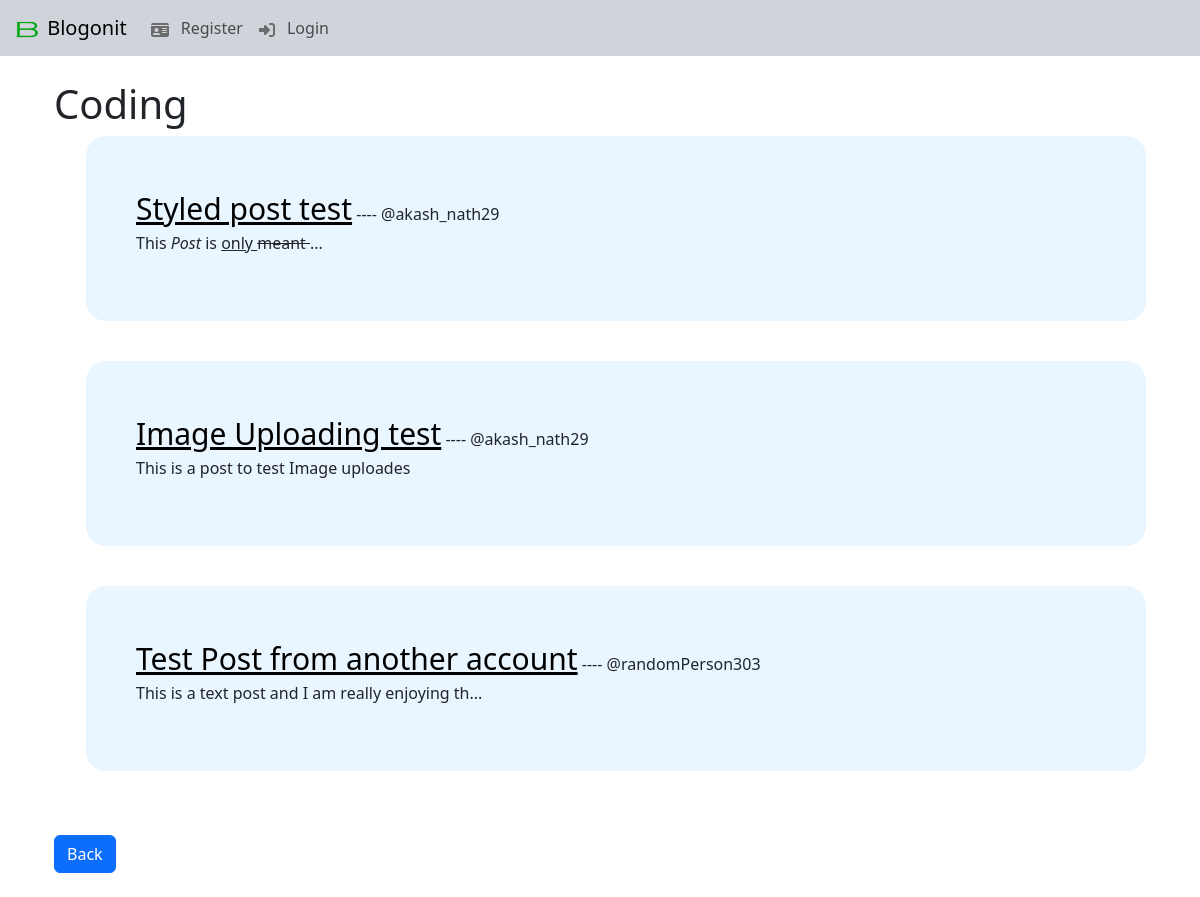
/category/coding/, run on the app's committed database.
### Blogonit/models.py (models this page shows, shortened)
class Post(models.Model):
    title = models.CharField(max_length=255)
    header_image = models.ImageField(null=True, blank=True, upload_to="images/")
    title_tag = models.CharField(max_length=255)
    author = models.ForeignKey(User, on_delete=models.CASCADE)
    category = models.CharField(max_length=255, default='blogonit')
    snippet = models.CharField(max_length=255)
    body = RichTextField(blank=True, null=True)
    post_date = models.DateField(auto_now_add=True)
    likes = models.ManyToManyField(User, related_name="blog_post")

### Blogonit/views.py (the view)
# urls.py: path('category/<str:cats>/', CategoryView, name="Category"),
def CategoryView(request, cats):
    category_post = Post.objects.filter(category = cats)
    return render(request, 'category.html', {'cats': cats.title(), 'category_post': category_post})

### Blogonit/templates/category.html (shortened to what this page needs)
{% extends 'layout.html' %}
{% block content %}
<div class="container">
    {% if category_post %}
    <h1>{{cats}}</h1>
    <ul>
        {% for post in category_post %}
        <li style="list-style: none; background-color: rgb(233, 245, 255); margin-bottom: 5vh; padding: 50px; border-radius: 20px;">
            <a href="{% url 'PostView' post.pk %}" style="font-size: 30px; color: black;">{{post.title}}</a> ----
            @{{post.author}}
            <br />
            {{post.body|safe|slice:":50"}}... <br>
        </li>
        {% endfor %}
    </ul>
    {% else %}
    <h3>No post to show</h3>
    {% endif %}
    <a href="{% url 'Home' %}" class="btn btn-primary my-4">Back</a>
</div>
{% endblock %}

### Blogonit/templates/layout.html (shortened to what this page needs)
<!doctype html>
<html lang="en">
<head>
    <link href="https://cdn.jsdelivr.net/npm/bootstrap@5.3.0/dist/css/bootstrap.min.css" rel="stylesheet"
>
</head>
<body>
    {% load static %}
    <nav class="navbar navbar-expand-lg bg-dark-subtle text-dark fw-medium">
        <div class="container-fluid">
            <a class="navbar-brand" href="{% url 'Home' %}">
                <img src="{% static 'blogIt/images/blogOnit.png' %}" alt="Logo" width="30" height="24"
                    class="d-inline-block align-text-middle">
                Blogonit
            </a>
            <div class="collapse navbar-collapse" id="navbarSupportedContent">
                <ul class="navbar-nav me-auto mb-2 mb-lg-0">
                    {% if user.is_authenticated %}
                    {% if cat_menu %}
                    <li class="nav-item dropdown">
                        <a class="nav-link dropdown-toggle" href="#" role="button" data-bs-toggle="dropdown"
                            aria-expanded="false">
                            Categories
                        </a>
                        <ul class="dropdown-menu">
                            {% for item in cat_menu %}
                            <li><a class="dropdown-item" href="{% url 'Category' item %}">{{item}}</a></li>
                            {% endfor %}
                        </ul>
                    </li>
                    {% endif %}
                    <li class="nav-item mx-4">
                        <a class="nav-link" href="{% url 'AddPost' %}"><svg xmlns="http://www.w3.org/2000/svg"
                                height="1em" viewBox="0 0 512 512" class="bi me-2" aria-hidden="true">
                                <style>
                                    svg {
                                        fill: #6c6c6c
                                    }
                                </style>
                                <path
                                    d="M471.6 21.7c-21.9-21.9-57.3-21.9-79.2 0L362.3 51.7l97.9 97.9 30.1-30.1c21.9-21.9 21.9-57.3 0-79.2L471.6 21.7zm-299.2 220c-6.1 6.1-10.8 13.6-13.5 21.9l-29.6 88.8c-2.9 8.6-.6 18.1 5.8 24.6s15.9 8.7 24.6 5.8l88.8-29.6c8.2-2.7 15.7-7.4 21.9-13.5L437.7 172.3 339.7 74.3 172.4 241.7zM96 64C43 64 0 107 0 160V416c0 53 43 96 96 96H352c53 0 96-43 96-96V320c0-17.7-14.3-32-32-32s-32 14.3-32 32v96c0 17.7-14.3 32-32 32H96c-17.7 0-32-14.3-32-32V160c0-17.7 14.3-32 32-32h96c17.7 0 32-14.3 32-32s-14.3-32-32-32H96z" />
                            </svg>Write a Post</a>
                    </li>
                    <li class="nav-item mx-3">
                        <a class="nav-link" href="{% url 'AddCategory' %}"><svg xmlns="http://www.w3.org/2000/svg"
                                height="1em" viewBox="0 0 448 512" class="bi me-2" aria-hidden="true">
                                <style>
                                    svg {
                                        fill: #6c6c6c
                                    }
                                </style>
                                <path
                                    d="M256 80c0-17.7-14.3-32-32-32s-32 14.3-32 32V224H48c-17.7 0-32 14.3-32 32s14.3 32 32 32H192V432c0 17.7 14.3 32 32 32s32-14.3 32-32V288H400c17.7 0 32-14.3 32-32s-14.3-32-32-32H256V80z" />
                            </svg>Add Category</a>
                    </li>
                    <li class="nav-item mx-3">
                        <a class="nav-link" href="{% url 'EditProfile' %}"
                            style="--bs-icon-link-transform: translate3d(0, -.125rem, 0);"><svg
                                xmlns="http://www.w3.org/2000/svg" height="1em"
                                viewBox="0 0 448 512" class="bi me-2" aria-hidden="true">
                                <style>
                                    svg {
                                        fill: #6c6c6c
                                    }
                                </style>
                                <path
                                    d="M224 256A128 128 0 1 0 224 0a128 128 0 1 0 0 256zm-45.7 48C79.8 304 0 383.8 0 482.3C0 498.7 13.3 512 29.7 512H418.3c16.4 0 29.7-13.3 29.7-29.7C448 383.8 368.2 304 269.7 304H178.3z" />
                            </svg>Profile</a>
                    </li>
                    <li class="nav-item mx-3 ml-auto">
                        <a class="nav-link" href="{% url 'logout' %}"
                            style="--bs-icon-link-transform: translate3d(0, -.125rem, 0);"><svg
                                xmlns="http://www.w3.org/2000/svg" height="1em" viewBox="0 0 512 512" class="bi me-2"
                                aria-hidden="true">
                                <style>
                                    svg {
                                        fill: #6c6c6c
                                    }
                                </style>
                                <path
                                    d="M377.9 105.9L500.7 228.7c7.2 7.2 11.3 17.1 11.3 27.3s-4.1 20.1-11.3 27.3L377.9 406.1c-6.4 6.4-15 9.9-24 9.9c-18.7 0-33.9-15.2-33.9-33.9l0-62.1-128 0c-17.7 0-32-14.3-32-32l0-64c0-17.7 14.3-32 32-32l128 0 0-62.1c0-18.7 15.2-33.9 33.9-33.9c9 0 17.6 3.6 24 9.9zM160 96L96 96c-17.7 0-32 14.3-32 32l0 256c0 17.7 14.3 32 32 32l64 0c17.7 0 32 14.3 32 32s-14.3 32-32 32l-64 0c-53 0-96-43-96-96L0 128C0 75 43 32 96 32l64 0c17.7 0 32 14.3 32 32s-14.3 32-32 32z" />
                            </svg>Logout</a>
                    </li>
                    {% else %}
                    <li class="nav-item">
                        <a class="nav-link" href="{% url 'Register' %}">
                            Register</a>
                    </li>
                    <li class="nav-item">
                        <a class="nav-link" href="{% url 'login' %}">
                            Login</a>
                    </li>
                    {% endif %}
                </ul>
            </div>
        </div>
    </nav>
    <br>
    <div class="container">
        {% block content %}
        {% endblock %}
    </div>
</body>
</html>

### Blogonit/templates/layout.html (style rules this page uses)
svg { fill: #6c6c6c }

### data on the page
Post: title "Styled post test", author "akash_nath29", body "This Post is only meant"
Post: title "Image Uploading test", author "akash_nath29", body "This is a post to test Image uploades"
Post: title "Test Post from another account", author "randomPerson303", body "This is a text post and I am really enjoying th"

### other printed values
{{ cats }} "Coding"
